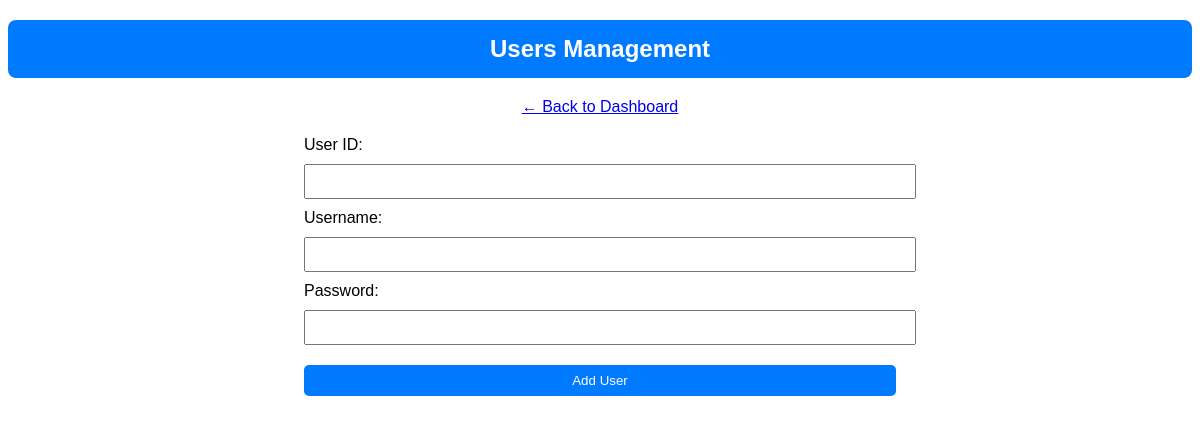
The page /users.php on the database as committed earlier.
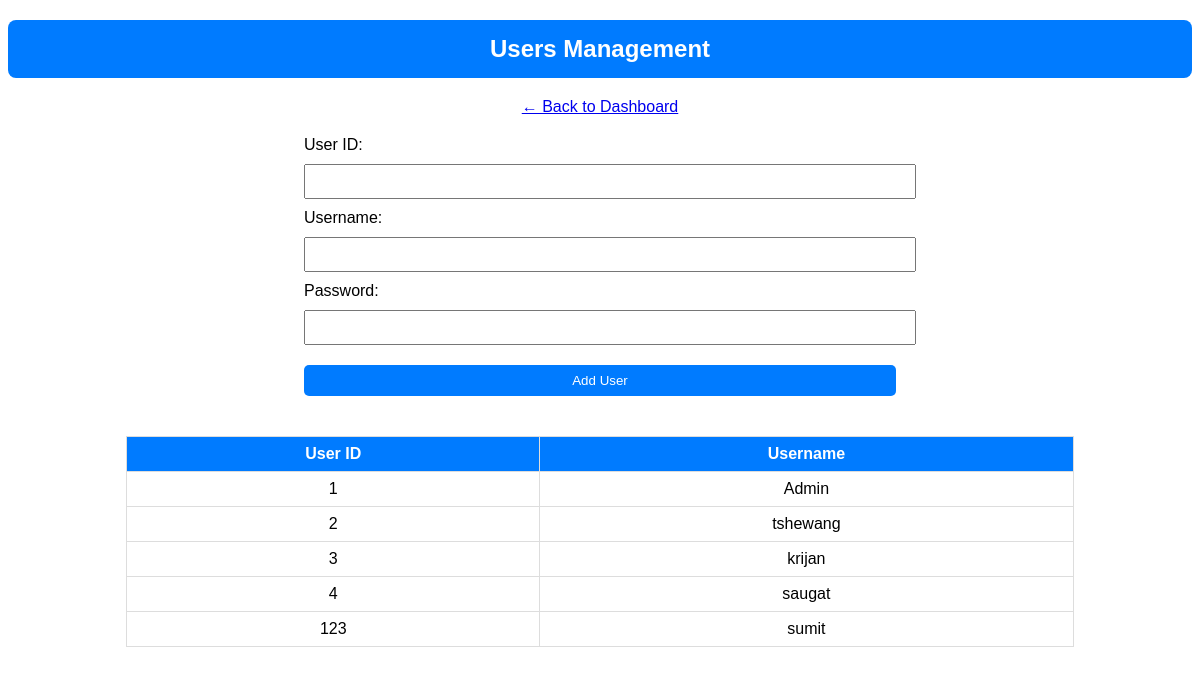
The same page on the database as committed later.
### tables this page shows
CREATE TABLE IF NOT EXISTS `users` (
  `id` int NOT NULL AUTO_INCREMENT,
  `username` varchar(50) NOT NULL,
  `password` varchar(255) NOT NULL,
  PRIMARY KEY (`id`),
  UNIQUE KEY `username` (`username`)
);

### users.php (the view, shortened to what this page needs)
<?php include('db.php'); ?>
<!DOCTYPE html>
<html>
<head>
</head>
<body>
<h2>Users Management</h2>
<a href="admin_dashboard.php">← Back to Dashboard</a>
<form method="POST" action="">
    <label>User ID:</label>
    <input type="number" name="user_id" required>
    <label>Username:</label>
    <input type="text" name="username" required>
    <label>Password:</label>
    <input type="password" name="password" required>
    <button type="submit" name="add_user">Add User</button>
</form>
<?php
$result = $conn->query("SELECT id, username FROM users ORDER BY id ASC");
if ($result->num_rows > 0) {
    echo "<table>
            <tr>
                <th>User ID</th>
                <th>Username</th>
            </tr>";
    while ($row = $result->fetch_assoc()) {
        echo "<tr>
                <td>{$row['id']}</td>
                <td>{$row['username']}</td>
              </tr>";
    }
    echo "</table>";
}
?>
</body>
</html>

Rows that differ between the two databases and show on the page:
added users: id "1", username "Admin"
added users: id "2", username "tshewang"
added users: id "3", username "krijan"
added users: id "4", username "saugat"
added users: id "123", username "sumit"
Other text that changed with them:
text now shown: "User ID Username"
